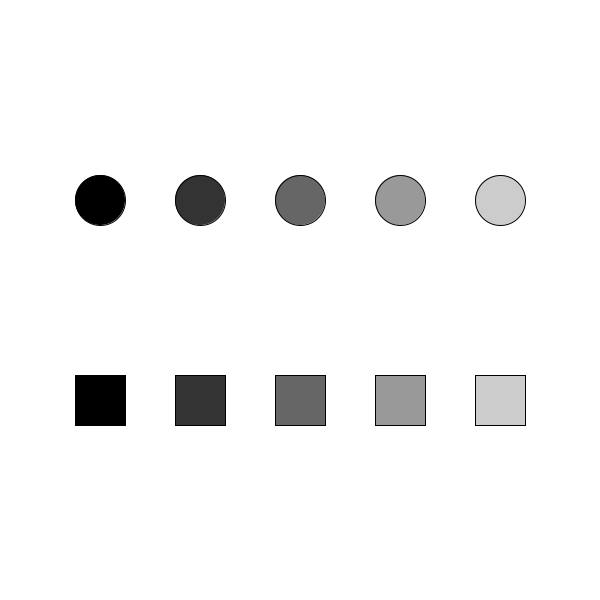
Frame 1 (no input)
Frame 60 (the mouse pressed at the canvas centre just before this capture): identical to frame 1, image omitted
Frame 120 (the mouse held since frame 60 and released just before this capture): identical to frame 1, image omitted

The Processing sketch that drew this single still picture (run headless with seeded random() and noise(); from frame 60 on, the mouse is pressed at the canvas centre):

// Processing sketch: w06a_arrayBasics
// ── w06a_arrayBasics.pde
// code 1 fall 2019
// bryan ma

// in processing, there are basically two ways to create an array.
// one is to initialize every value in the array manually, as
// shown in 'array1'. 
// This is often not very useful, as it means that entering data
// for large arrays will be very labor intensive and not taking 
// advantage of the reasons for using arrays in the first place.
// instead, use 'array2's approach - create an array of a set size,
// then use a for loop in the array to fill the values. 

// manually initialized array of 5 integers
int[] array1 = { 100, 200, 300, 400, 500 };

// creates an array of 5 integers each automatically set to 0
int[] array2 = new int[5];

void setup() {  
  size(600, 600);
  
  // set the value of each position of array2 in a loop
  for (int i = 0; i < array2.length; i++) {
    array2[i] = (i + 1) * 100; // i.e. 100, 200, 300...
  }
  
  // print the value at each position in both arrays
  print("array1 values: [");
  for (int i = 0; i < array1.length; i++) {
    print(" " + array1[i]);
  }
  println(" ]\n");
  
  print("array2 values: [");
  for (int i = 0; i < array2.length; i++) {
    print(" " + array2[i]);
  }
  println(" ]");
}

void draw() {
  background(255);
  
  // use array1 for the x position of ellipses
  for (int i = 0; i < array1.length; i++) {
    fill(map(i, 0, array1.length, 0, 255));
    ellipse(array1[i], 200, 50, 50);
  }
  
  // use array2 for the x position of rectangles
  rectMode(CENTER);
  for (int i = 0; i < array2.length; i++) {
    fill(map(i, 0, array2.length, 0, 255));
    rect(array2[i], 400, 50, 50);
  }
}
